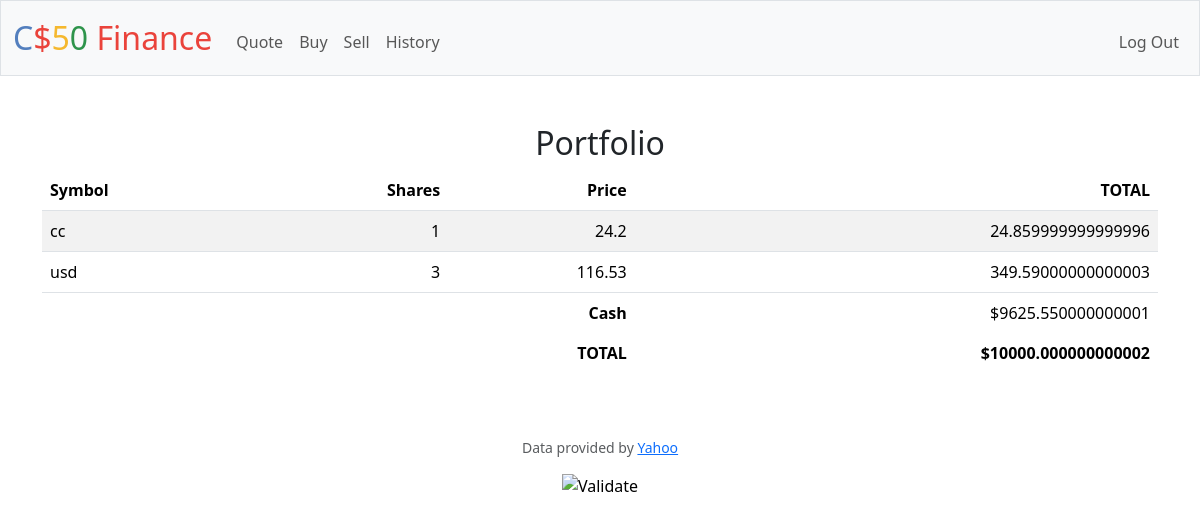
Screenshot of / (signed in) with the database file from the repository.
### tables this page shows
CREATE TABLE portfolio (
        user_id INTEGER,
        symbol TEXT,
        shares INTEGER,
        price NUMERIC,
        total NUMERIC,
        timestamp TIMESTAMP DEFAULT CURRENT_TIMESTAMP,
        FOREIGN KEY(user_id) REFERENCES users(id)
    );

CREATE TABLE users (id INTEGER PRIMARY KEY AUTOINCREMENT NOT NULL, username TEXT NOT NULL, hash TEXT NOT NULL, cash NUMERIC NOT NULL DEFAULT 10000.00);

### app.py (the view)
@app.route("/")
@login_required
def index():
    print("jjindex_portfolio222")
    db.execute('''
    CREATE TABLE IF NOT EXISTS portfolio (
        user_id INTEGER,
        symbol TEXT,
        shares INTEGER,
        price NUMERIC,
        total NUMERIC,
        timestamp TIMESTAMP DEFAULT CURRENT_TIMESTAMP,
        FOREIGN KEY(user_id) REFERENCES users(id)
    );
    ''')
    user_id = session.get("user_id")
    portfolio = db.execute("""
        SELECT symbol, SUM(shares) AS shares, price, SUM(total) AS total
        FROM portfolio
        WHERE user_id = ?
        GROUP BY symbol
    """, user_id)
    user = db.execute("SELECT cash FROM users WHERE id = ?", user_id)
    cash = user[0]['cash'] if user else 0
    total_portfolio_value = sum([item['total'] for item in portfolio]) + cash
    return render_template('index.html', portfolio=portfolio, cash=cash, total=total_portfolio_value)

### app.py (called while the page is built)
@app.after_request
def after_request(response):
    response.headers["Cache-Control"] = "no-cache, no-store, must-revalidate"
    response.headers["Expires"] = 0
    response.headers["Pragma"] = "no-cache"
    return response

### helpers.py (called while the page is built)
def login_required(f):
    @wraps(f)
    def decorated_function(*args, **kwargs):
        if session.get("user_id") is None:
            return redirect("/login")
        return f(*args, **kwargs)
    return decorated_function

### templates/index.html (shortened to what this page needs)
{% extends "layout.html" %}
{% block main %}
<h2>Portfolio</h2>
<table class="table table-striped">
    <thead>
        <tr>
            <th class="text-start">Symbol</th>
            <th class="text-end">Shares</th>
            <th class="text-end">Price</th>
            <th class="text-end">TOTAL</th>
        </tr>
    </thead>
    <tbody>
        {% for value in portfolio %}
        <tr>
            <td class="text-start">{{ value.symbol }}</td>
            <td class="text-end">{{ value.shares }}</td>
            <td class="text-end">{{ value.price }}</td>
            <td class="text-end">{{ value.total }}</td>
        </tr>
        {% endfor %}
    </tbody>
    <tfoot>
        <tr>
            <td class="border-0 fw-bold text-end" colspan="3">Cash</td>
            <td class="border-0 text-end">${{ cash }}</td>
        </tr>
        <tr>
            <td class="border-0 fw-bold text-end" colspan="3">TOTAL</td>
            <td class="border-0 fw-bold text-end">${{ total }}</td>
        </tr>
    </tfoot>
</table>
{% endblock %}

### rows the page displays
portfolio: symbol "usd", shares "3", price "116.53", total "349.59000000000003"
users: cash "9625.550000000001"

### other values shown
{{ value.symbol }} "cc"
{{ value.shares }} "1"
{{ value.price }} "24.2"
{{ value.total }} "24.859999999999996"
{{ total }} "10000.000000000002"
